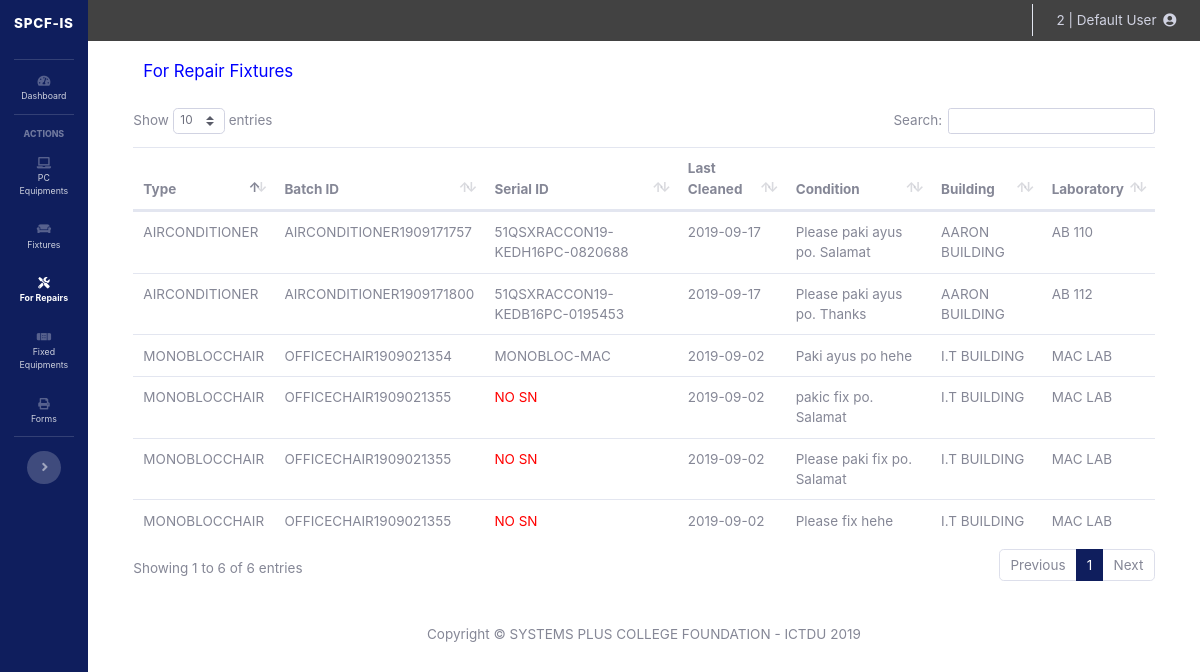
Before: /lab_assistant/for_repair_fixtures.php (signed in) with the older database file.
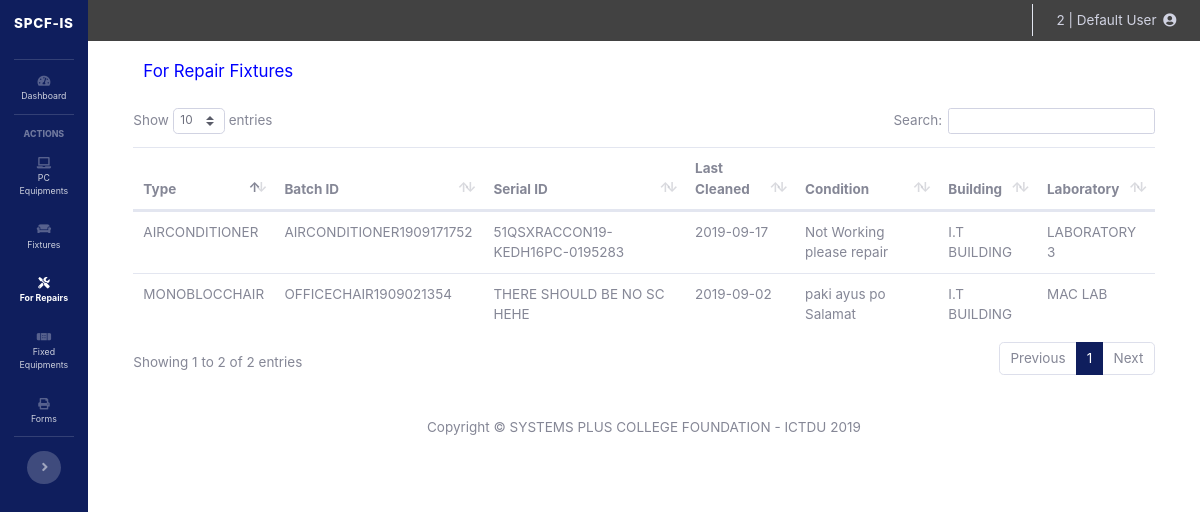
After: the same page with the newer database file.
### tables this page shows
CREATE TABLE `fixture` (
  `id` int(11) NOT NULL,
  `type` text NOT NULL,
  `batch_code` varchar(64) NOT NULL,
  `serial_no` varchar(64) DEFAULT NULL,
  `building_id` int(11) NOT NULL,
  `lab_id` varchar(64) NOT NULL,
  `date_added` datetime NOT NULL,
  `date_last_clean` date NOT NULL DEFAULT current_timestamp(),
  `fixture_condition` text NOT NULL DEFAULT 'working',
  `remarks` varchar(64) NOT NULL
);

CREATE TABLE `building` (
  `building_id` int(11) NOT NULL,
  `building_name` varchar(128) NOT NULL,
  `building_code` varchar(32) NOT NULL,
  `building_description` text NOT NULL,
  `added_by` varchar(128) NOT NULL
);

CREATE TABLE `laboratory` (
  `lab_id` int(11) NOT NULL,
  `lab_code` varchar(32) NOT NULL,
  `lab_name` varchar(64) NOT NULL,
  `lab_description` text NOT NULL,
  `building_id` int(11) NOT NULL,
  `added_by` varchar(128) NOT NULL
);

### lab_assistant/for_repair_fixtures.php (the view, shortened to what this page needs)
<?php
include('sidebar.php');
$account_id = $_SESSION['account_id'];
include('process_misc_things.php');
?>
<!DOCTYPE html>
<html>
<head>
	<link href="../vendor/datatables/dataTables.bootstrap4.min.css" rel="stylesheet">
</head>
<body id="page-top">
  <div id="wrapper" style="width: 100% !important;">
    <div id="content-wrapper" class="d-flex flex-column">
      <div id="content">
	<?php
	include('topbar.php');
?>
<div class="container-fluid">
	<?php
		echo "<h5 style='color: blue;'>For Repair Fixtures</h5>";
	?>
	<br/>
	<div class='row justify-content-center'>
	<?php
		$getFixtureForRepair = mysqli_query($mysqli, "SELECT * FROM fixture f
			JOIN laboratory l ON l.lab_id = f.lab_id
			JOIN building b ON f.building_id = b.building_id
			JOIN designation d ON d.building_id = b.building_id
			WHERE remarks='For Repair' AND d.account_id='$account_id' ");
	?>
	<table class="table" id="dataTable" width="100%" cellspacing="0">
	<thead>
		<tr>
			<th>Type</th>
			<th>Batch ID</th>
			<th>Serial ID</th>
			<th>Last Cleaned</th>
			<th>Condition</th>
			<th>Building</th>
			<th>Laboratory</th>
		</tr>
	</thead>
			<?php
			if(mysqli_num_rows($getFixtureForRepair)==0){
				echo "<div class='alert alert-warning'>No Fixture(s) currently for repair</div>";
			}
			else{
				while($fixture_row=$getFixtureForRepair->fetch_assoc()){ ?>
		<tr>
			<td><?php echo strtoupper($fixture_row['type']); ?></td>
			<td><?php echo $fixture_row['batch_code']; ?></td>
			<td><?php if($fixture_row['serial_no']==''){echo "<font color='red'>NO SN</font>";}else{echo $fixture_row['serial_no'];} ?></td>
			<td><?php echo $fixture_row['date_last_clean']; ?></td>
			<td><?php echo $fixture_row['fixture_condition']; ?></td>
			<td><?php echo $fixture_row['building_name']; ?></td>
			<td><?php echo $fixture_row['lab_name']; ?></td>
		</tr>
			<?php
				}}
			?>
	</table>
	</div>
	<?php
	include('footer.php');
?>

Changed rows visible on the page:
removed fixture: type "MONOBLOCCHAIR", batch_code "OFFICECHAIR1909021355", serial_no "NO SN", date_last_clean "2019-09-02", fixture_condition "pakic fix po. Salamat", building.building_name "I.T BUILDING", lab.lab_name "MAC LAB"
removed fixture: type "MONOBLOCCHAIR", batch_code "OFFICECHAIR1909021355", serial_no "NO SN", date_last_clean "2019-09-02", fixture_condition "Please paki fix po. Salamat", building.building_name "I.T BUILDING", lab.lab_name "MAC LAB"
removed fixture: type "MONOBLOCCHAIR", batch_code "OFFICECHAIR1909021355", serial_no "NO SN", date_last_clean "2019-09-02", fixture_condition "Please fix hehe", building.building_name "I.T BUILDING", lab.lab_name "MAC LAB"
removed fixture: type "AIRCONDITIONER", batch_code "AIRCONDITIONER1909171757", serial_no "51QSXRACCON19-KEDH16PC-0820688", date_last_clean "2019-09-17", fixture_condition "Please paki ayus po. Salamat", building.building_name "AARON BUILDING", lab.lab_name "AB 110"
no longer on this page (row edited): fixture: type "AIRCONDITIONER", batch_code "AIRCONDITIONER1909171800", serial_no "51QSXRACCON19-KEDB16PC-0195453", date_last_clean "2019-09-17", fixture_condition "Please paki ayus po. Thanks", building.building_name "AARON BUILDING", lab.lab_name "AB 112"
changed fixture "MONOBLOCCHAIR": serial_no "MONOBLOC-MAC" → "THERE SHOULD BE NO SC HEHE"; fixture_condition "Paki ayus po hehe" → "paki ayus po Salamat"
now on this page (row edited): fixture: type "AIRCONDITIONER", batch_code "AIRCONDITIONER1909171752", serial_no "51QSXRACCON19-KEDH16PC-0195283", date_last_clean "2019-09-17", fixture_condition "Not Working please repair", building.building_name "I.T BUILDING", lab.lab_name "LABORATORY 3"
Other visible differences:
text written by a page script: "Show entries Search: Showing 1 to 6 of 6 entries Previous 1 Next" → "Show entries Search: Showing 1 to 2 of 2 entries Previous 1 Next"
